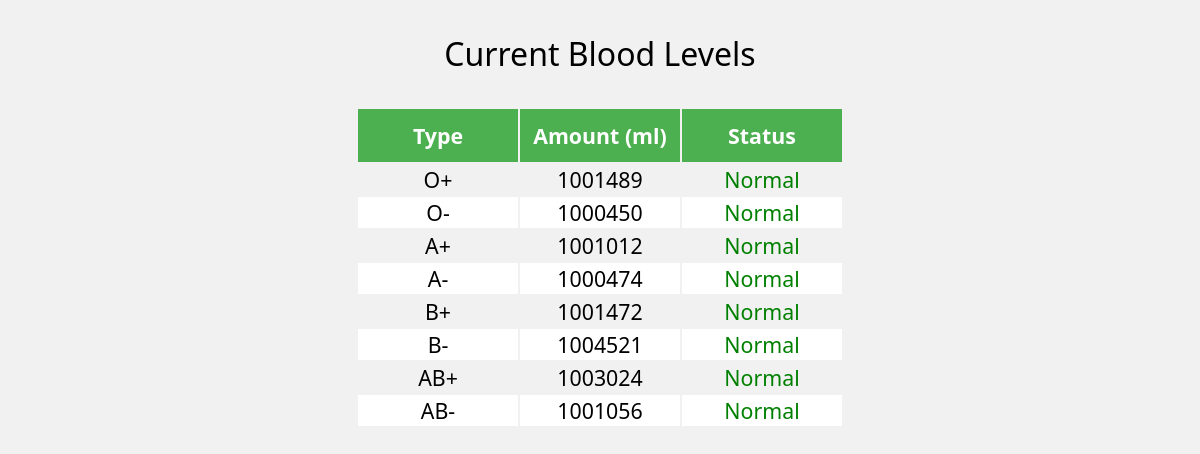
/admin, run on an earlier commit of the app's database.
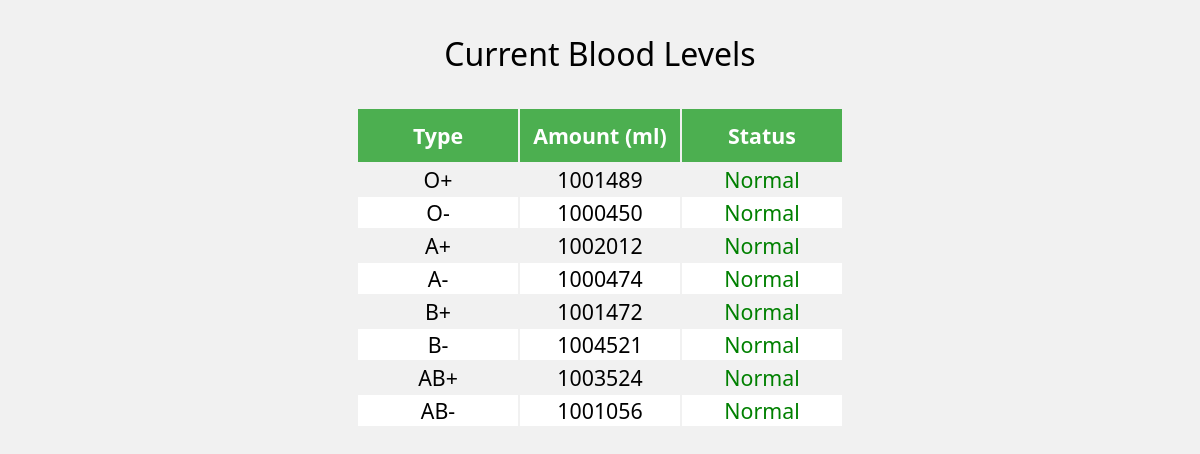
And on a later commit of the database.
### tables this page shows
CREATE TABLE blood_bank (
blood_type string,
blood_amount integer,
primary key (blood_type)
);

### vampire.py (the view)
@app.route("/admin")
def admin():
    bank = Blood_bank()
    blood_amounts = bank.get_all_blood_amounts()
    threshold = {}
    for btype in blood_amounts.keys():
        threshold[btype] = bank.get_threshold_level(btype)
    return render_template("admin.html", amounts=blood_amounts, threshold=threshold)

### bloodbank_class.py (called while the page is built)
    def get_all_blood_amounts(self):
        return self.blood_amounts

    def get_threshold_level(self, blood_type):
        return self.threshold[blood_type]

    def refresh_blood_amounts(self):
        conn = self.connect_to_db()
        cur = conn.cursor()
        sql_blood_amount = """select * from blood_bank"""
        cur.execute(sql_blood_amount)
        blood_type_and_amount = cur.fetchall()
        for b_type, b_amount in blood_type_and_amount:
            self.blood_amounts[b_type] = b_amount
        self.disconnect_db(conn)

    def connect_to_db(self):
        conn = sqlite3.connect("database/anticrash.db")
        return conn

    def disconnect_db(self, conn):
        conn.close()

### helper_methods.py (called while the page is built)
def is_expired(date_string, today):
    day, month, year = date_string.split("/")
    expiry = month + "/" + day + "/" + year
    todayf = today.strftime("%m/%d/%Y")
    expiry = parse(expiry)
    todayf = parse(todayf)
    if (expiry > todayf):
        return False
    else:
        return True

### templates/admin.html (shortened to what this page needs)
<!DOCTYPE html>
    <head>
        <link rel="stylesheet" href="{{ url_for('static',filename='styles/index.css') }}" type="text/css">
    </head>
    <body>
        <p class="blood-amounts-title"> Current Blood Levels </p>
        <table class="blood-amounts-table">
            <tr>
                <th class="b-type-title"> Type </td>
                <th class="b-amount-title"> Amount (ml) </td>
                <th class="b-type-status"> Status </th>
            </tr>
            {% for b_type, b_amount in amounts.items() %}
            <tr>
                <td class="b-type"> {{ b_type }} </td>
                <td class="b-amount"> {{ b_amount}} </td>
                {% if b_amount < threshold[b_type] %}
                    <td class="b-status-critical"> Critical </td>
                {% else %}
                    <td class="b-status-ok"> Normal </td>
                {% endif %}
            </tr>
            {% endfor %}
        </table>
    </body>
</html>

### static/styles/index.css (style rules this page uses)
body { text-align: center; font-family: "Segoe UI", Tahoma, Geneva, Verdana, sans-serif; background-color: #f1f1f1; }
.blood-amounts-title { font-size: 24pt; }
.blood-amounts-table { margin: 0 auto; font-size: 16pt; }
.blood-amounts-table .b-status-ok { padding-left: 5px; padding-right: 5px; color: green; }
.blood-amounts-table tr:nth-child(odd) { background-color: white; }
.blood-amounts-table th { padding-left: 10px; padding-right: 10px; padding-top: 12px; padding-bottom: 12px; width: 140px; text-align: center; background-color: #4CAF50; color: white; }

What changed in the data, as far as the page shows it:
changed blood_bank "A+": blood_amount 1001012 → 1002012 (drawn)
changed blood_bank "AB+": blood_amount 1003024 → 1003524 (drawn)
Also different on the page:
new list line: "A+ 1002012"
new list line: "Normal"
new list line: "AB+ 1003524"
list line gone: "A+ 1001012"
list line gone: "Normal"
list line gone: "AB+ 1003024"
